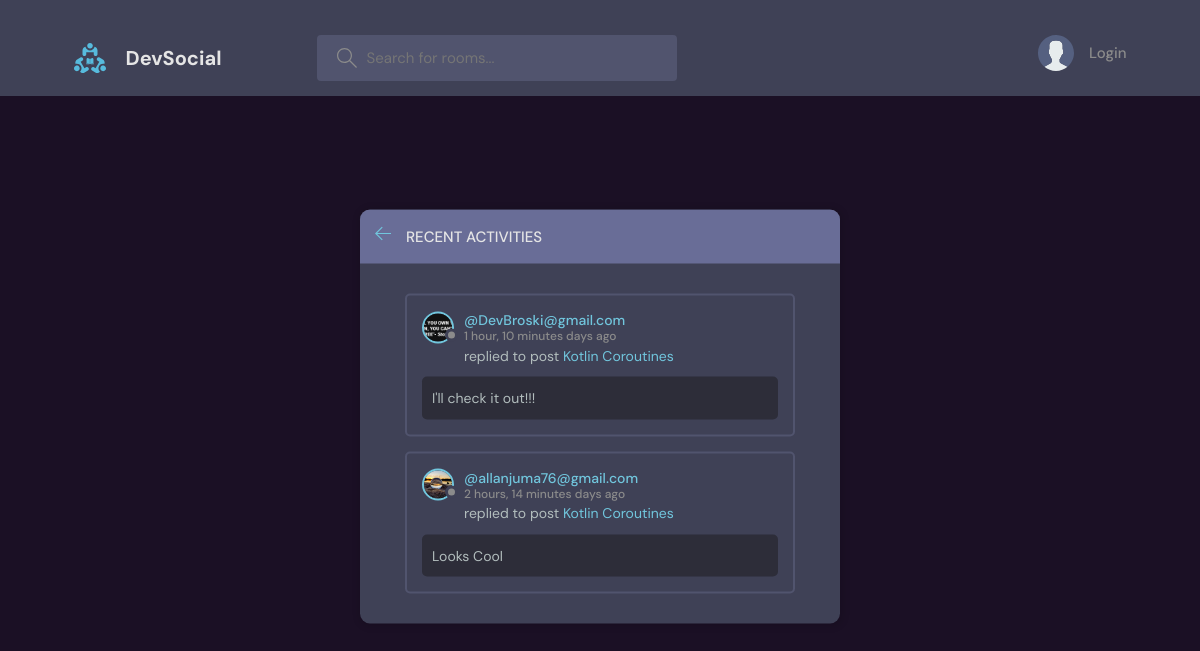
The page /activity/ on the database its author committed.
### base/models.py (models this page shows, shortened)
class Message(models.Model):
    user = models.ForeignKey(User, on_delete=models.CASCADE)
    room = models.ForeignKey(Room, on_delete=models.CASCADE)
    body = models.TextField()
    updated = models.DateTimeField(auto_now=True)
    created = models.DateTimeField(auto_now_add=True)
    class Meta:
        ordering = ['-updated', '-created']

class User(AbstractUser):
    name = models.CharField(max_length=200, null=True)
    email = models.EmailField(unique=True, null=True)
    bio = models.TextField(null=True)
    avatar = models.ImageField(null=True, default="avatar.svg")
    USERNAME_FIELD  = 'email'
    REQUIRED_FIELDS = []

class Room(models.Model):
    host = models.ForeignKey(User, on_delete=models.SET_NULL, null=True)
    topic = models.ForeignKey(Topic, on_delete=models.SET_NULL, null=True)
    name = models.CharField(max_length=200)
    description = models.TextField(null=True, blank=True)
    participants = models.ManyToManyField(User, related_name='participants', blank=True)
    updated = models.DateTimeField(auto_now=True)
    created = models.DateTimeField(auto_now_add=True)
    class Meta:
        ordering = ['-updated', '-created']
    def __str__(self):
        return self.name

### base/views.py (the view)
# urls.py: path('activity/', views.activityPage, name='activity'),
def activityPage(request):
   room_messages = Message.objects.all()
   context = {'room_messages':room_messages}
   return render(request, 'base/activity.html', context)

### templates/base/activity.html (shortened to what this page needs)
{% extends 'base/main.html' %}
{% block content %}
    <main class="layout">
      <div class="container">
        <div class="layout__box">
          <div class="layout__boxHeader">
            <div class="layout__boxTitle">
              <a href="{{request.META.HTTP_REFERER}}">
                <svg version="1.1" xmlns="http://www.w3.org/2000/svg" width="32" height="32" viewBox="0 0 32 32">
                  <title>arrow-left</title>
                  <path
                    d="M13.723 2.286l-13.723 13.714 13.719 13.714 1.616-1.611-10.96-10.96h27.625v-2.286h-27.625l10.965-10.965-1.616-1.607z"
                  ></path>
                </svg>
              </a>
              <h3>Recent Activities</h3>
            </div>
          </div>
          <div class="activities-page layout__body">
            {% for message in room_messages %}
            <div class="activities__box">
              <div class="activities__boxHeader roomListRoom__header">
                <a href="{% url 'user_profile' message.user.id %}" class="roomListRoom__author">
                  <div class="avatar avatar--small">
                    <img src="{{message.user.avatar.url}}" />
                  </div>
                  <p>
                    @{{message.user}}
                    <span>{{message.created|timesince}} days ago</span>
                  </p>
                </a>
              </div>
              <div class="activities__boxContent">
                <p>replied to post <a href="{% url 'room' message.room.id %}">{{message.room}}</a></p>
                <div class="activities__boxRoomContent">
                  {{message.body}}
                </div>
              </div>
            </div>
            {% endfor %}
          </div>
        </div>
      </div>
    </main>
{% endblock content %}

### static/styles/style.css (style rules this page uses)
:root { --color-main: #71c6dd; --color-main-light: #e1f6fb; --color-dark: #3f4156; --color-dark-medium: #51546e; --color-dark-light: #696d97; --color-light: #e5e5e5; --color-gray: #8b8b8b; --color-light-gray: #b2bdbd; --color-bg: #2d2d39; --color-success: #5dd693; --color-error: #fc4b0b; }
* { font-family: "DM Sans", -apple-system, BlinkMacSystemFont, "Segoe UI", Roboto, Oxygen, Ubuntu, Cantarell, "Open Sans", "Helvetica Neue", sans-serif; margin: 0; padding: 0; box-sizing: border-box; text-rendering: optimizeLegibility; font-size: inherit; }
html { font-size: 56.25%; }
@media only screen and (min-width: 1200px) { html { font-size: 62.5%; } }
body { line-height: 1.6; font-weight: 400; font-size: 1.5rem; color: var(--color-light-gray); background-color: var(--color-bg); min-height: 100vh; background-color: #1b1025; }
img { width: 100%; }
a { display: inline-block; color: var(--color-main); text-decoration: none; }
.container { max-width: 120rem; width: 90%; margin: auto; padding-top: 20px; }
.avatar { position: relative; display: inline-block; border-radius: 50%; border: 2px solid var(--color-main); }
.avatar img { display: block; border-radius: 50%; object-fit: cover; object-position: center; }
.avatar::after { content: ""; display: block; position: absolute; background-color: var(--color-gray); z-index: 111; border-radius: 50%; border: 0.3rem solid var(--color-dark); }
.avatar.avatar--small img { width: 2.8rem; height: 2.8rem; }
.avatar.avatar--small:after { width: 0.7rem; height: 0.7rem; bottom: 0px; right: -6px; }
.layout { margin-top: 2.4rem; }
.layout > .container { display: flex; justify-content: space-between; align-items: flex-start; }
.layout__box { width: 90%; max-width: 48rem; min-height: 40rem; position: absolute; top: 50%; left: 50%; transform: translate(-50%, -46%); background-color: var(--color-dark); border-radius: 1rem; box-shadow: 1px 1px 6px 3px rgba(0, 0, 0, 0.1); overflow: hidden; }
.layout__boxHeader { display: flex; padding: 1.5rem; background-color: var(--color-dark-light); }
.layout__boxTitle { display: flex; gap: 1.5rem; align-items: center; }
.layout__boxTitle h3 { text-transform: uppercase; font-weight: 500; color: var(--color-light); }
.layout__boxTitle svg { width: 1.6rem; height: 1.6rem; fill: var(--color-main); }
.layout__body { margin: 3rem; }
.roomListRoom__header { display: flex; justify-content: space-between; align-items: center; }
.roomListRoom__author { font-weight: 500; display: flex; align-items: center; gap: 1rem; }
.activities__box { margin: 1.5rem; padding: 1.5rem; border: 2px solid var(--color-dark-medium); border-radius: 5px; }
.activities__boxHeader p { font-size: 1.4rem; line-height: 1.3; }
.activities__boxHeader p span { color: var(--color-gray); font-size: 1.2rem; display: block; }
.activities__boxContent { margin-left: 4.2rem; }
.activities__boxContent { font-size: 1.4rem; }
.activities__boxRoomContent { background: var(--color-bg); padding: 1rem; border-radius: 5px; margin-top: 1rem; margin-left: -4.2rem; }

### rows shown on the page
Message: user.avatar (picture), user "DevBroski@gmail.com", created "1 hour, 10 minutes", room "Kotlin Coroutines", body "I'll check it out!!!"
Message: user.avatar (picture), user "allanjuma76@gmail.com", created "2 hours, 14 minutes", room "Kotlin Coroutines", body "Looks Cool"
